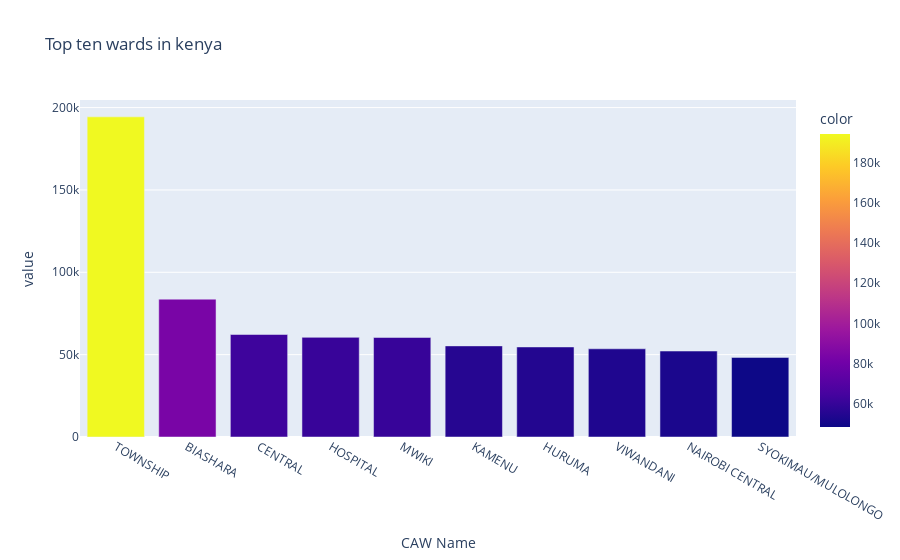

Notebook code cell kept with this figure:
### Markdown cell above
There are many to many word that have the name township ,Biashara Cental and Hospital that why the figures here showing extrem values that the expected one.

### Code cell
fig=px.bar(data_frame=toptenward,
           color=toptenward,
           title="Top ten wards in kenya"
           
           )
fig.update_layout()

### Figure 1 — Plotly figure (JSON) as saved in the notebook; plotly's stock layout.template omitted (floating-point values rounded to 4 significant figures)
{"data": [{"alignmentgroup": "True", "hovertemplate": "CAW Name=%{x}<br>value=%{y}<br>color=%{marker.color}<extra></extra>", "legendgroup": "", "marker": {"color": [194372, 83678, 62233, 60500, 60419, 55315, 54678, 53550, 52186, 48327], "coloraxis": "coloraxis", "pattern": {"shape": ""}}, "name": "", "offsetgroup": "", "orientation": "v", "showlegend": false, "textposition": "auto", "type": "bar", "x": ["TOWNSHIP", "BIASHARA", "CENTRAL", "HOSPITAL", "MWIKI", "KAMENU", "HURUMA", "VIWANDANI", "NAIROBI CENTRAL", "SYOKIMAU/MULOLONGO"], "xaxis": "x", "y": [194372, 83678, 62233, 60500, 60419, 55315, 54678, 53550, 52186, 48327], "yaxis": "y"}], "layout": {"barmode": "relative", "coloraxis": {"colorbar": {"title": {"text": "color"}}, "colorscale": [[0, "#0d0887"], [0.1111, "#46039f"], [0.2222, "#7201a8"], [0.3333, "#9c179e"], [0.4444, "#bd3786"], [0.5556, "#d8576b"], [0.6667, "#ed7953"], [0.7778, "#fb9f3a"], [0.8889, "#fdca26"], [1, "#f0f921"]]}, "legend": {"tracegroupgap": 0}, "title": {"text": "Top ten wards in kenya"}, "xaxis": {"anchor": "y", "domain": [0, 1], "title": {"text": "CAW Name"}}, "yaxis": {"anchor": "x", "domain": [0, 1], "title": {"text": "value"}}}}
